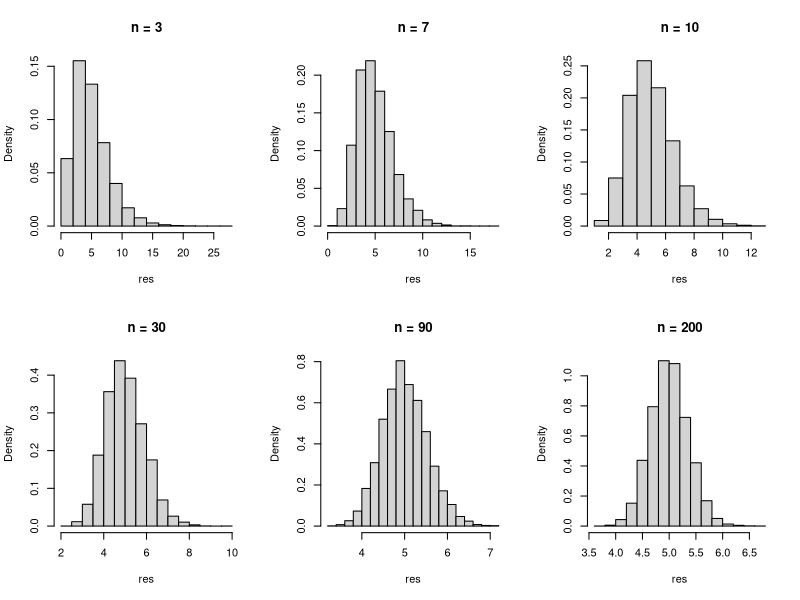
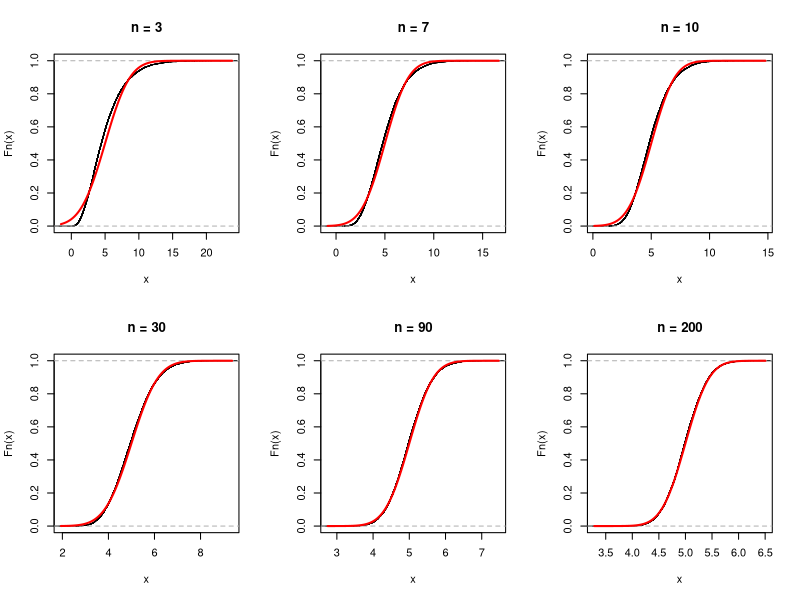

Here is the R script that generated these plots, in order:
sim.task <- function(n) {
  x <- rexp(n, 1/5)
  mean(x)
}

ns <- c(3, 7, 10, 30, 90, 200)

#A
par(mfrow=c(2,3))
for (n in ns) {
  res <- replicate(10000, sim.task(n))
  hist(res, probability=T, main=paste("n =", n))
}

#B
for (n in ns) {
  res <- replicate(10000, sim.task(n))
  plot(ecdf(res), main=paste("n =", n))
  curve(pnorm(x, 5, 5/sqrt(n)), add=T, lwd=2, col="red")
}
par(mfrow=c(1,1))
